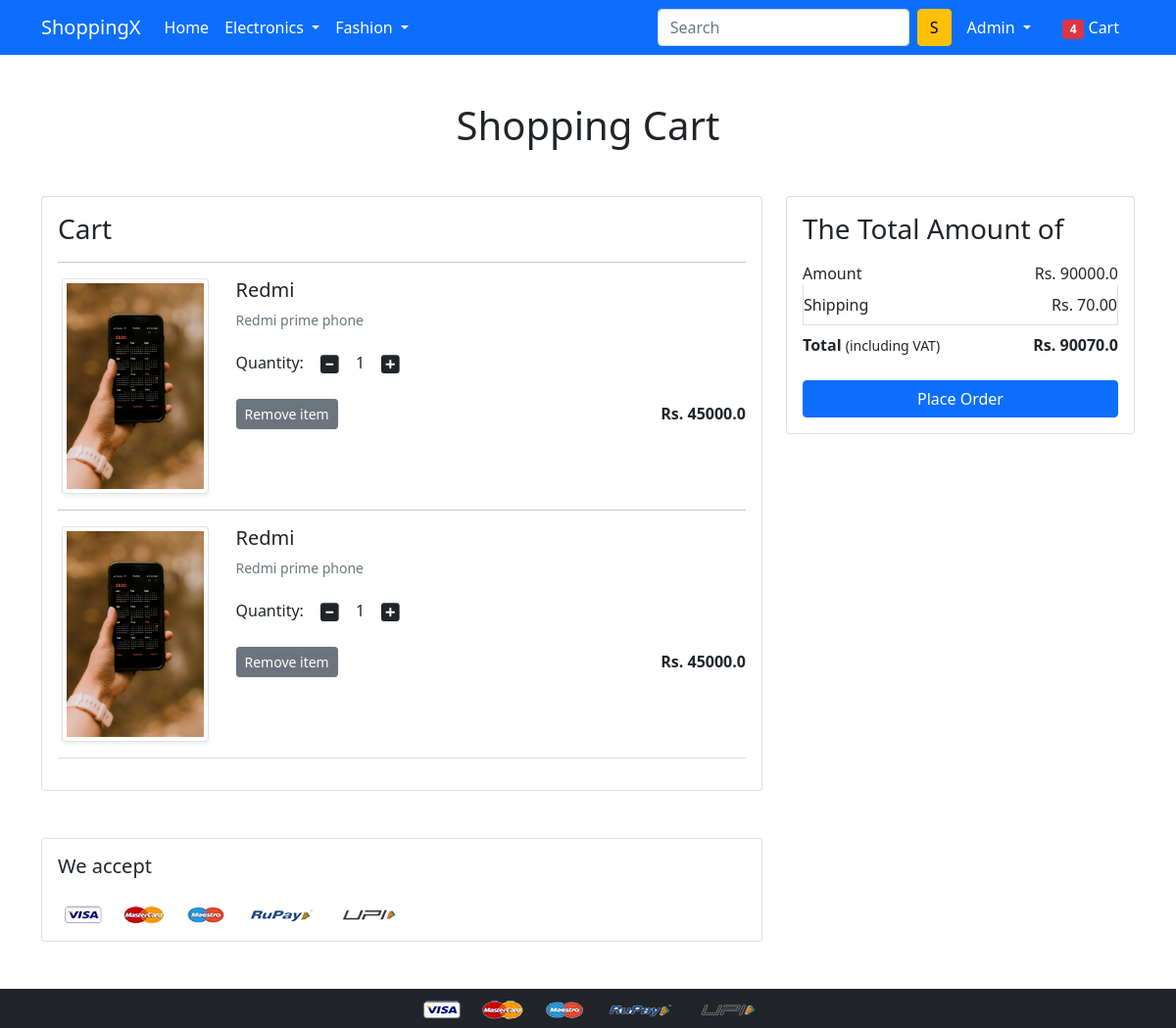
The app's page /cart/ (signed in) with its own data.
### app/models.py (models this page shows, shortened)
class Cart(models.Model):
    user=models.ForeignKey(User,on_delete=models.CASCADE)
    product=models.ForeignKey(Product,on_delete=models.CASCADE)
    quantity=models.PositiveIntegerField(default=1)

class Product(models.Model):
    title=models.CharField(max_length=100)
    selling_price=models.FloatField()
    discount_price=models.FloatField()
    description=models.TextField()
    brand=models.CharField(max_length=100)
    category=models.CharField(choices=CATEGORY_CHOICES,max_length=2)
    product_image=models.ImageField(upload_to='producting')

### app/views.py (the view)
# urls.py: path('cart/', views.show_cart, name='showcart'),
def show_cart(request):
    if request.user.is_authenticated:
        user = request.user
        cart = Cart.objects.filter(user=user)
        amount = 0.0
        shipping_amount = 70.0
        total_amount = 0.0
        if cart.exists():  # Check if the cart has items
            for p in cart:
                temp_amount = (p.quantity * p.product.discount_price)
                amount += temp_amount
            total_amount = amount + shipping_amount  # Calculate total amount including shipping
            return render(request, 'app/addtocart.html', {'carts': cart, 'totalamount': total_amount, 'amount': amount})
        else:
            return render(request, 'app/emptycart.html')  # Render empty cart template
    else:
        return render(request, 'app/login.html')  # Redirect unauthenticated users to login

### app/templates/app/addtocart.html (shortened to what this page needs)
{% extends 'app/base.html' %}
{% load static %}
{% block main-content %}
<div class="container my-5">
 <div class="row">
  <h1 class="text-center mb-5">Shopping Cart</h1>
  <div class="col-sm-8">
    <div class="card">
      <div class="card-body">
        <h3>Cart</h3>
        {% for cart in carts %}
        <hr>
        <div class="row">
          <div class="col-sm-3 text-center align-self-center">
            <img src="{{ cart.product.product_image.url }}" alt="" class="img-fluid img-thumbnail shadow-sm" height="150" width="150">
          </div>
          <div class="col-sm-9">
            <div>
              <h5>{{ cart.product.title }}</h5>
              <p class="mb-2 text-muted small">{{ cart.product.description }}</p>
              <div class="my-3">
                <label for="quantity">Quantity:</label>
                <a class="minus-cart btn" pid="{{ cart.product.id }}"><i class="fas fa-minus-square fa-lg"></i></a>
                <span class="quantity">{{ cart.quantity }}</span>
                <a class="plus-cart btn" pid="{{ cart.product.id }}"><i class="fas fa-plus-square fa-lg"></i></a>
              </div>
              <div class="cart-item d-flex justify-content-between align-items-center">
                <a href="#" class="btn btn-sm btn-secondary mr-3 remove-cart" pid="{{ cart.product.id }}">Remove item</a>
                <p class="mb-0"><strong>Rs. {{ cart.product.discount_price }}</strong></p>
              </div>
            </div>
          </div>
        </div>
        {% endfor %}
        <hr class="text-muted">
      </div>
    </div>
  </div>
  <div class="col-sm-4">
    <div class="card">
      <div class="card-body">
        <h3>The Total Amount of</h3>
        <ul class="list-group">
          <li class="list-group-item d-flex justify-content-between align-items-center border-0 px-0 pb-0">Amount<span>Rs. <span id="amount">{{ amount }}</span></span></li>
          <li class="list-group-item d-flex justify-content-between align-items-center px-0">Shipping<span>Rs. 70.00</span></li>
          <li class="list-group-item d-flex justify-content-between align-items-center border-0 px-0 mb-3">
            <div>
              <strong>Total</strong> <small>(including VAT)</small>
            </div>
            <span><strong>Rs. <strong id="totalamount">{{ totalamount }}</strong></strong></span>
          </li>
        </ul>
        <div class="d-grid"><a href="{% url 'checkout' %}" class="btn btn-primary">Place Order</a></div>
      </div>
    </div>
  </div>
 </div>
</div>
<div class="container">
 <div class="row">
  <div class="col-sm-8">
    <div class="card">
      <div class="card-body">
        <h5 class="mb-4">We accept</h5>
        <img src="{% static 'app/images/payment.png' %}" alt="" class="img-fluid">
      </div>
    </div>
  </div>
 </div>
</div>
{% endblock main-content %}

### app/templates/app/base.html (shortened to what this page needs)
<!doctype html>
{% load static %}
<html lang="en">
  <head>
    <link href="https://cdn.jsdelivr.net/npm/bootstrap@5.0.0-beta1/dist/css/bootstrap.min.css" rel="stylesheet">
    <link rel="stylesheet" href="{% static 'app/css/owl.carousel.min.css' %}">
    <link rel="stylesheet" href="{% static 'app/css/all.min.css' %}">
    <link rel="stylesheet" href="{% static 'app/css/style.css' %}">
  </head>
  <body>
    <nav class="navbar navbar-expand-lg navbar-dark bg-primary">
      <div class="container">
        <a class="navbar-brand" href="/">ShoppingX</a>
        <div class="collapse navbar-collapse" id="navbarSupportedContent">
          <ul class="navbar-nav me-auto mb-2 mb-lg-0">
            <li class="nav-item">
              <a class="nav-link active" aria-current="page" href="/">Home</a>
            </li>
            <li class="nav-item dropdown">
              <a class="nav-link dropdown-toggle text-white" href="#" id="electronicsDropdown" role="button" data-bs-toggle="dropdown" aria-expanded="false">
                Electronics
              </a>
            </li>
            <li class="nav-item dropdown">
              <a class="nav-link dropdown-toggle text-white" href="#" id="fashionDropdown" role="button" data-bs-toggle="dropdown" aria-expanded="false">
                Fashion
              </a>
            </li>
          </ul>
          <form class="d-flex">
            <input class="form-control me-2" type="search" placeholder="Search" aria-label="Search">
            <button class="btn btn-warning" type="submit">S</button>
          </form>
          <div>
            <ul class="navbar-nav me-auto mb-2 mb-lg-0">
              {% if request.user.is_authenticated %}
                <li class="nav-item dropdown mx-2">
                  <a class="nav-link dropdown-toggle text-white" href="#" id="profileDropdown" role="button" data-bs-toggle="dropdown" aria-expanded="false">
                    {{ request.user.username |capfirst}}
                  </a>
                </li>
                <li class="nav-item mx-2">
                  <a href="{% url 'showcart' %}" class="nav-link text-white">
                    <span class="badge bg-danger">4</span> Cart
                  </a>
                </li>
              {% endif %}
            </ul>
          </div>
        </div>
      </div>
    </nav>
    {% block main-content %}{% endblock main-content %}
    <footer class="container-fluid bg-dark text-center p-2 mt-5">
      <img src="{% static 'app/images/payment.png' %}" alt="Payment Methods" class="img-fluid" height="2px">
    </footer>
  </body>
</html>

### records on screen
Cart: product.product_image (picture), product "Redmi", product.description "Redmi prime phone", quantity "1", product.discount_price "45000.0"
Cart: product.product_image (picture), product "Redmi", product.description "Redmi prime phone", quantity "1", product.discount_price "45000.0"

### other values on screen
{{ request.user.username |capfirst }} "Admin"
{{ amount }} "90000.0"
{{ totalamount }} "90070.0"
